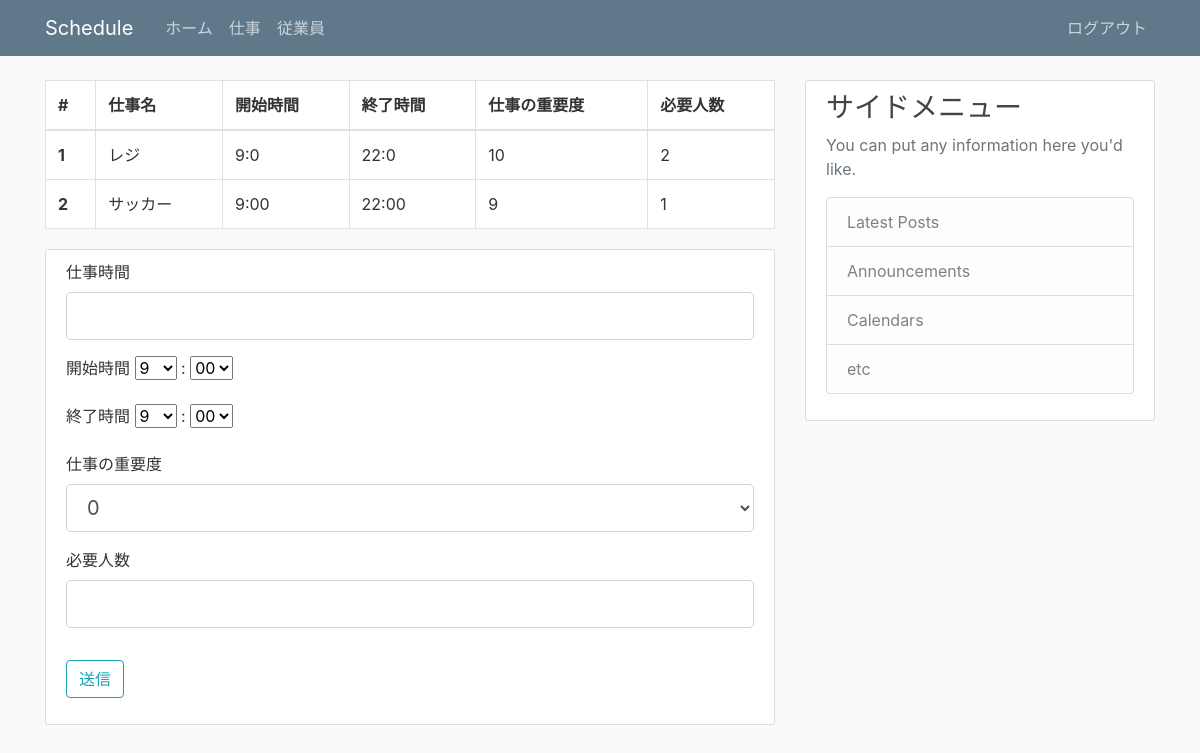
The page /job (signed in) on the database its author committed.
### flask_schedule/models.py (models this page shows, shortened)
class Job(db.Model):
  id = db.Column(db.Integer, primary_key=True)
  jobname = db.Column(db.String(20), unique=True, nullable=False)
  starttime = db.Column(db.String(10))
  endtime = db.Column(db.String(10))
  priorty = db.Column(db.String(3))
  required_number = db.Column(db.Integer)

### flask_schedule/views/views.py (the view, shortened to what this page needs)
@app.route('/job', methods=['GET', 'POST'])
def job():
  if not session.get('logged_in'):
    return redirect(url_for('login'))
  jobs = Job.query.all()
  form = JobForm()
  hour = hourlist
  minutes = minuteslist
  form.starttime_hour.choices = hourlist
  form.starttime_minutes.choices = minuteslist
  form.endtime_hour.choices = hourlist
  form.endtime_minutes.choices = minuteslist
  form.priorty.choices = priorty_list
  if request.method == "GET":
    return render_template('job.html',form=form,jobs=jobs)

### flask_schedule/forms.py
class JobForm(FlaskForm):
  jobname = StringField('仕事時間',validators=[DataRequired(), Length(min=2, max=20)])
  starttime_hour = SelectField('開始時間',validators=[DataRequired()])
  starttime_minutes = SelectField(':',validators=[DataRequired()])
  endtime_hour = SelectField('終了時間',validators=[DataRequired()])
  endtime_minutes = SelectField(':',validators=[DataRequired()])
  required_number = IntegerField('必要人数', validators=[DataRequired()])
  priorty = SelectField('仕事の重要度',validators=[DataRequired()])
  submit = SubmitField('送信')

### flask_schedule/templates/job.html (shortened to what this page needs)
{% extends "layout.html" %}
{% block content %}
  <table class="table table-bordered content-section">
    <thead>
      <tr>
        <th scope="col">#</th>
        <th scope="col">仕事名</th>
        <th scope="col">開始時間</th>
        <th scope="col">終了時間</th>
        <th scope="col">仕事の重要度</th>
        <th scope="col">必要人数</th>
      </tr>
    </thead>
    <tbody>
      {% for job in jobs %}
      <tr>
        <th scope="row">{{ job.id }}</th>
        <td>{{ job.jobname }}</td>
        <td>{{ job.starttime }}</td>
        <td>{{ job.endtime }}</td>
        <td>{{ job.priorty }}</td>
        <td>{{ job.required_number }}</td>
      </tr>
      {% endfor %}
    </tbody>
  </table>
  <div class="content-section">
    <form method="POST" action="">
      <div class="form-group">
        <fieldset class="form-group">
          <div class="form-group">
            {{ form.jobname.label(class="form-control-label")}}
            {{ form.jobname(class="form-control form-control-lg") }}
          </div>
          <div class="form-group">
            {{ form.starttime_hour.label()}}
            {{ form.starttime_hour() }}
            {{ form.starttime_minutes.label()}}
            {{ form.starttime_minutes() }}
          </div>
          <div class="form-group">
            {{ form.endtime_hour.label()}}
            {{ form.endtime_hour() }}
            {{ form.endtime_minutes.label()}}
            {{ form.endtime_minutes() }}
          </div>
          <div class="form-group">
            {{ form.priorty.label(class="form-control-label")}}
            {{ form.priorty(class="form-control form-control-lg") }}
          </div>
          <div class="form-group">
            {{ form.required_number.label(class="form-control-label")}}
            {{ form.required_number(class="form-control form-control-lg") }}
          </div>
        </fieldset>
      </div>
      <div class="form-group">
        {{ form.submit(class="btn btn-outline-info") }}
      </div>
    </form>
  </div>
{% endblock %}

### flask_schedule/static/main.css (style rules this page uses)
body { background: #fafafa; color: #333333; margin-top: 5rem; }
.content-section { background: #ffffff; padding: 10px 20px; border: 1px solid #dddddd; border-radius: 3px; margin-bottom: 20px; }

### rows shown on the page
Job: id "1", jobname "レジ", starttime "9:0", endtime "22:0", priorty "10", required_number "2"
Job: id "2", jobname "サッカー", starttime "9:00", endtime "22:00", priorty "9", required_number "1"
